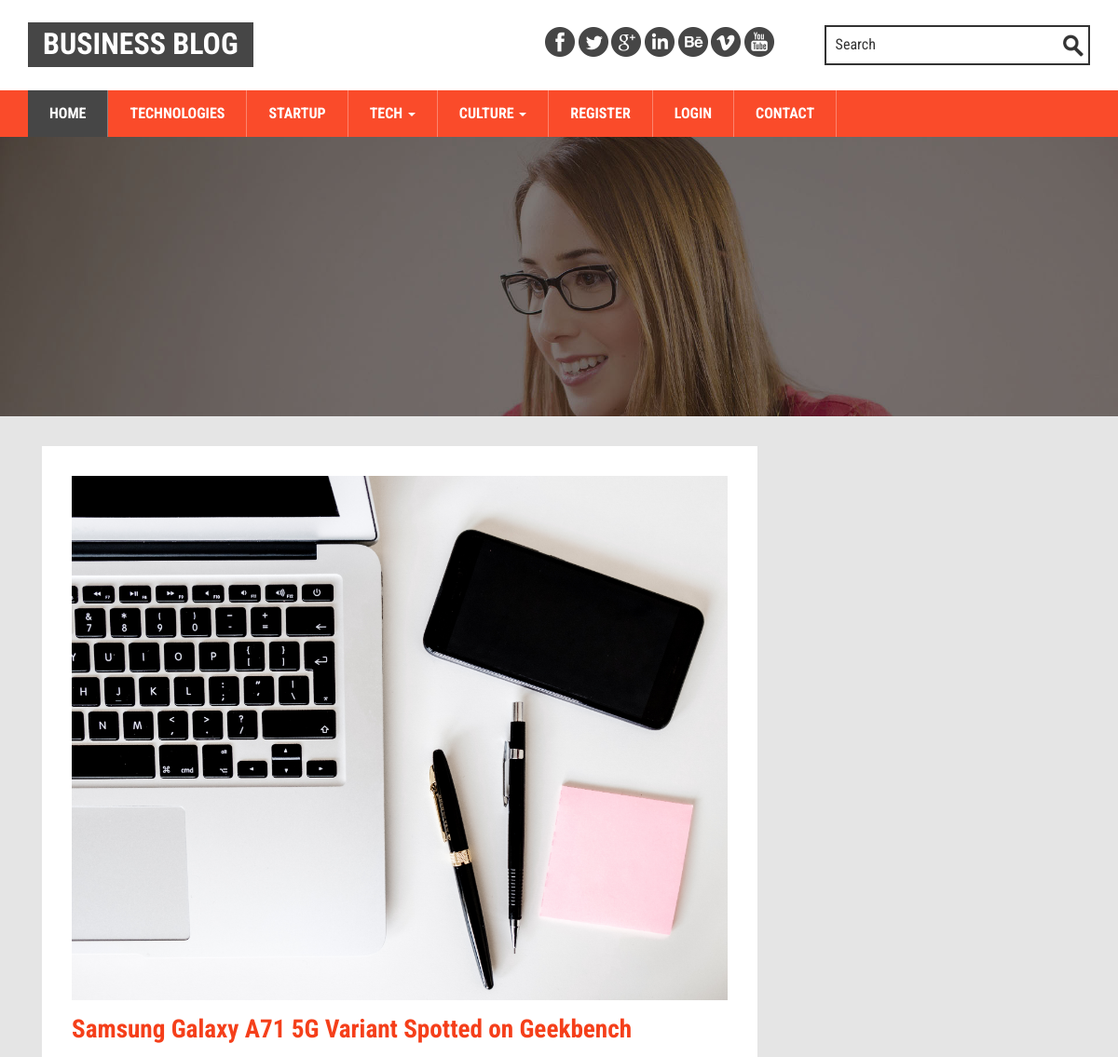
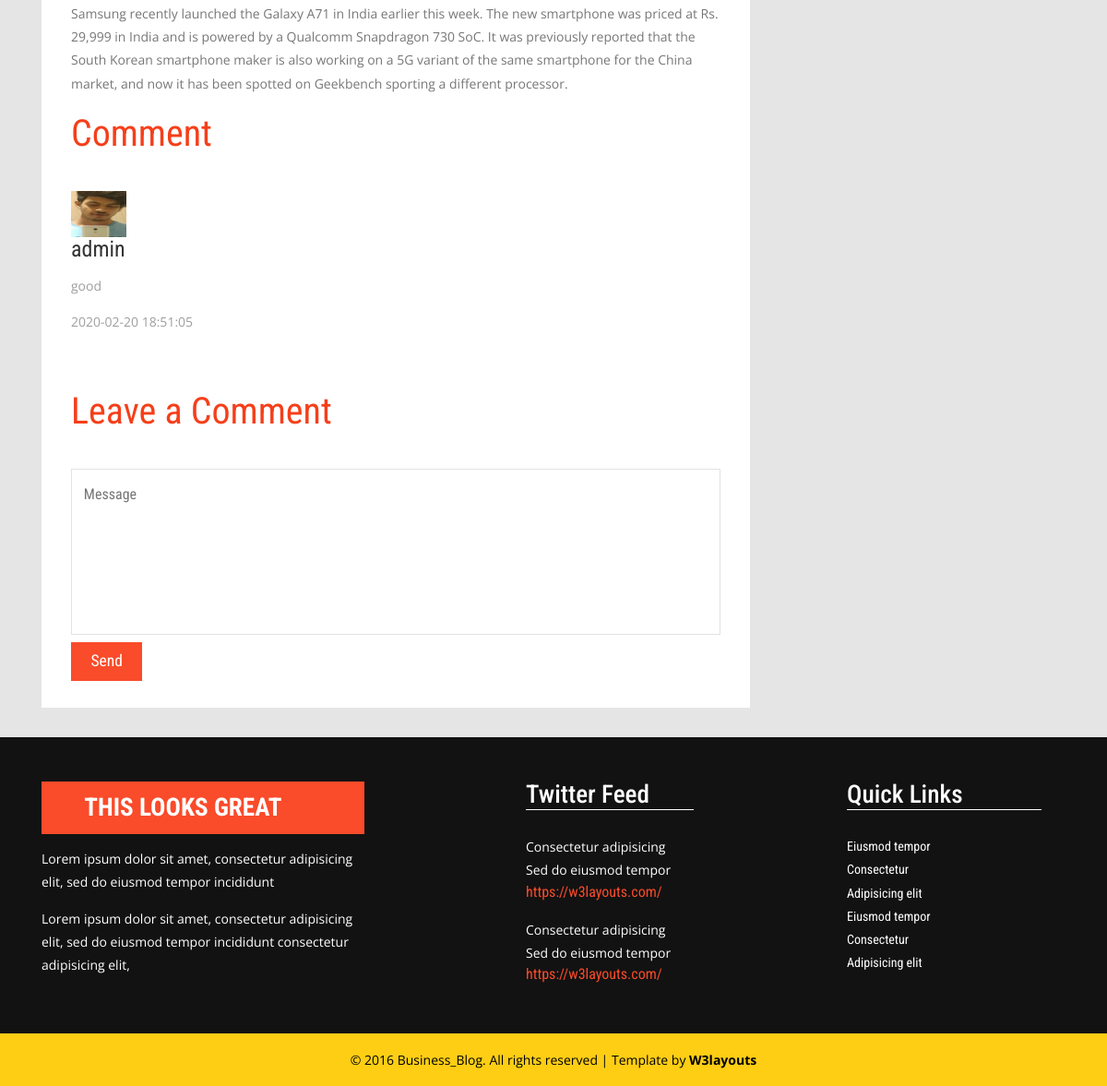
The app's page /db.php?readmore=4 with its own data (2 pictures, top to bottom).
### tables this page shows
CREATE TABLE `blog` (
  `bid` int(11) NOT NULL,
  `bh` varchar(200) NOT NULL,
  `bc` varchar(50) NOT NULL,
  `bimg` varchar(200) NOT NULL,
  `bd` longtext NOT NULL,
  `date` timestamp NOT NULL DEFAULT CURRENT_TIMESTAMP ON UPDATE CURRENT_TIMESTAMP,
  `isverify` int(11) NOT NULL DEFAULT '0',
  `uid` int(30) NOT NULL,
  `ccount` varchar(500) NOT NULL DEFAULT '0',
  `views` varchar(500) NOT NULL DEFAULT '0'
);

CREATE TABLE `comments` (
  `cid` int(11) NOT NULL,
  `comment` varchar(500) NOT NULL,
  `uid` int(50) NOT NULL,
  `bid` int(50) NOT NULL,
  `date` timestamp NOT NULL DEFAULT CURRENT_TIMESTAMP ON UPDATE CURRENT_TIMESTAMP
);

CREATE TABLE `user` (
  `id` int(11) NOT NULL,
  `name` varchar(200) NOT NULL,
  `email` varchar(200) NOT NULL,
  `password` varchar(200) NOT NULL,
  `contact` varchar(200) NOT NULL,
  `image` varchar(300) NOT NULL,
  `role` varchar(10) NOT NULL DEFAULT 'user',
  `isverify` int(11) NOT NULL DEFAULT '0',
  `suspend` int(11) NOT NULL DEFAULT '0'
);

### singlepage.php (the view, shortened to what this page needs)
<?php
include 'header.php';
$sql="select * from blog where bid='$bid'";
$res=mysqli_query($conn,$sql);
foreach($res as $row)
{
$bh=$row['bh'];
$bimg=$row['bimg'];
$bd=$row['bd'];
?>
<div class="banner1">
</div>
<div class="technology-1">
	<div class="container">
		<div class="col-md-9 technology-left">
			<div class="business">
				<div class=" blog-grid2">
					<img src="<?php echo $bimg;?>" class="img-responsive" alt="">
					<div class="blog-text">
						<h5><?php echo $bh;?></h5>
						<p> <?php echo $bd;?></p>
					</div>
				</div>
				<?php } ?>
				<div class="comment-top">
						<h2>Comment</h2>
						<?php
						$sql="select user.name,user.image,comments.comment,blog.bh,blog.bc,blog.bimg,blog.bd,blog.date,blog.bid,blog.uid from ((comments INNER JOIN user ON comments.uid=user.id) INNER JOIN blog ON comments.bid=blog.bid) where blog.bid='$bid'";
						$res=mysqli_query($conn,$sql);
						foreach($res as $row)
						{
							$name=$row['name'];
							$image=$row['image'];
							$cmt=$row['comment'];
							$date=$row['date'];
						?>
						<div class="">
						  <a href="#">
							<img src="<?php echo $image;?>" alt="" width="60" height="50">
						  </a>
						</div>
						<div class="media-body">
						  <h4 class="media-heading"><?php echo $name;?></h4>
						  <p><?php echo $cmt;?></p>
						  <p><?php echo $date;?></p>
						</div>
				<?php }?>
				</div>
				<div class="comment">
					<h3>Leave a Comment</h3>
					<div class=" comment-bottom">
						<form action="db.php?cmt=<?php echo $bid;?>" method="POST">
							<textarea placeholder="Message" name="comment" required="" class="text-danger"></textarea>
							<input type="submit" value="Send">
						</form>
					</div>
				</div>
			</div>
		</div>
	</div>
</div>
<?php
include 'footer.php';
?>

### css/style.css (style rules this page uses)
html, body { font-family: 'Roboto Condensed', sans-serif; font-size: 100%; background: #e5e5e5; }
body a,.grid_1,plan_1,plan_1.one,plan_1.two,i.icon1, i.icon2, i.icon3, i.icon4, i.icon5, i.icon6 { transition:0.5s all; -webkit-transition:0.5s all; -moz-transition:0.5s all; -o-transition:0.5s all; -ms-transition:0.5s all; }
input[type="button"],input[type="submit"],li.parallelogram { transition:0.5s all; -webkit-transition:0.5s all; -moz-transition:0.5s all; -o-transition:0.5s all; -ms-transition:0.5s all; }
h1,h2,h3,h4,h5,h6 { margin:0; font-family: 'Roboto Condensed', sans-serif; }
p { margin:0; font-family: 'Open Sans', sans-serif; }
.technology-left { width:70% }
.banner1 { background: url(../images/banner.jpg) no-repeat 0px 0px; background-size:cover; -webkit-background-size: cover; -o-background-size: cover; -ms-background-size: cover; -moz-background-size: cover; min-height: 300px; }
.technology-1 { margin: 2em 0; }
.technology-1 h3 { margin: 0.5em 0 0; font-size: 1.7em; }
.technology-1 p { color: #777; font-size: 0.875em; line-height: 1.8em; margin: 1em 0; }
.business { padding: 2em 2em 1.8em; background: #fff; }
.business h3 { color: #f53f1a; font-size: 1.7em; font-weight: 700; margin: 0 0 0.5em; }
.business h2 { color: #f53f1a; font-size: 1.7em; font-weight: 700; margin: 0.5em 0; }
.business h4 { color: #f53f1a; font-size: 1.7em; font-weight: 700; margin: 0.5em 0; text-align: center; }
h4.media-heading { font-size: 1.5em; color: #333333; text-align:left; margin:0; font-weight:400; }
.media-body p { color: #9E9E9E; font-size: 0.875em; line-height: 1.8em; }
.comment-bottom input[type="text"],.comment-bottom textarea { background: none; width: 100%; outline: none; border: 1px solid #e2e2e2; padding:1em 0.8em; font-size: 1em; color: #286090; margin:0 0 0.7em ; float:left; }
.comment-bottom textarea { resize:none; margin: 0em 0 0.5em; min-height: 180px; -webkit-appearance: none; }
.comment-bottom input[type="submit"] { width: 11%; font-size: 1.1em; background: #fa4b2a; padding: 0.5em 1em; text-align: center; color: #fff; border: none; outline: none; margin: 0 auto; transition: 0.5s all; -webkit-transition: 0.5s all; -o-transition: 0.5s all; -ms-transition: 0.5s all; -moz-transition: 0.5s all; cursor:pointer; }
.comment h3, .comment-top h2 { color: #f53f1a; font-size: 2.5em; text-align: left; padding: 0 0 0.5em; font-weight:400; }
.comment { padding: 3em 0 0; }
.blog-text h5 { font-size: 1.7em; margin: 0.6em 0; color:#f53f1a; font-weight:700; }

### records on screen
blog: bimg (picture), bh "Samsung Galaxy A71 5G Variant Spotted on Geekbench", bd "Samsung recently launched the Galaxy A71 in India earlier this week. The new smartphone was priced at Rs. 29,999 in India and is powered by a Qualcomm Snapdragon 730 SoC. It was previously reported that the South Korean smartphone maker is also working on a 5G variant of the same smartphone for the China market, and now it has been spotted on Geekbench sporting a different processor."
comments: uid.image (picture), uid.name "admin", comment "good", bid.date "2020-02-20 18:51:05"
